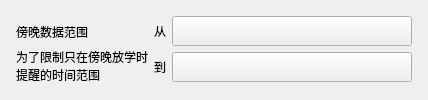
          <widget class="CardWidget" name="CardWidget_23">
           <property name="minimumSize">
            <size>
             <width>0</width>
             <height>70</height>
            </size>
           </property>
           <layout class="QHBoxLayout" name="horizontalLayout_35">
            <property name="leftMargin">
             <number>16</number>
            </property>
            <property name="topMargin">
             <number>16</number>
            </property>
            <property name="rightMargin">
             <number>16</number>
            </property>
            <property name="bottomMargin">
             <number>16</number>
            </property>
            <item>
             <layout class="QVBoxLayout" name="verticalLayout_25">
              <property name="spacing">
               <number>0</number>
              </property>
              <item>
               <widget class="StrongBodyLabel" name="CW2_label_7">
                <property name="sizePolicy">
                 <sizepolicy hsizetype="Expanding" vsizetype="Preferred">
                  <horstretch>0</horstretch>
                  <verstretch>0</verstretch>
                 </sizepolicy>
                </property>
                <property name="text">
                 <string>傍晚数据范围</string>
                </property>
               </widget>
              </item>
              <item>
               <widget class="CaptionLabel" name="CW4_label_9">
                <property name="text">
                 <string>为了限制只在傍晚放学时提醒的时间范围</string>
                </property>
                <property name="wordWrap">
                 <bool>true</bool>
                </property>
                <property name="lightColor" stdset="0">
                 <color alpha="150">
                  <red>0</red>
                  <green>0</green>
                  <blue>0</blue>
                 </color>
                </property>
                <property name="darkColor" stdset="0">
                 <color alpha="200">
                  <red>255</red>
                  <green>255</green>
                  <blue>255</blue>
                 </color>
                </property>
               </widget>
              </item>
             </layout>
            </item>
            <item>
             <layout class="QFormLayout" name="formLayout_5">
              <item row="0" column="0">
               <widget class="BodyLabel" name="BodyLabel_8">
                <property name="text">
                 <string>从</string>
                </property>
               </widget>
              </item>
              <item row="0" column="1">
               <widget class="TimePicker" name="TimePicker_from">
                <property name="minimumSize">
                 <size>
                  <width>240</width>
                  <height>30</height>
                 </size>
                </property>
                <property name="text">
                 <string/>
                </property>
                <property name="secondVisible">
                 <bool>false</bool>
                </property>
               </widget>
              </item>
              <item row="1" column="0">
               <widget class="BodyLabel" name="BodyLabel_9">
                <property name="text">
                 <string>到</string>
                </property>
               </widget>
              </item>
              <item row="1" column="1">
               <widget class="TimePicker" name="TimePicker_to">
                <property name="minimumSize">
                 <size>
                  <width>240</width>
                  <height>30</height>
                 </size>
                </property>
               </widget>
              </item>
             </layout>
            </item>
           </layout>
          </widget>
